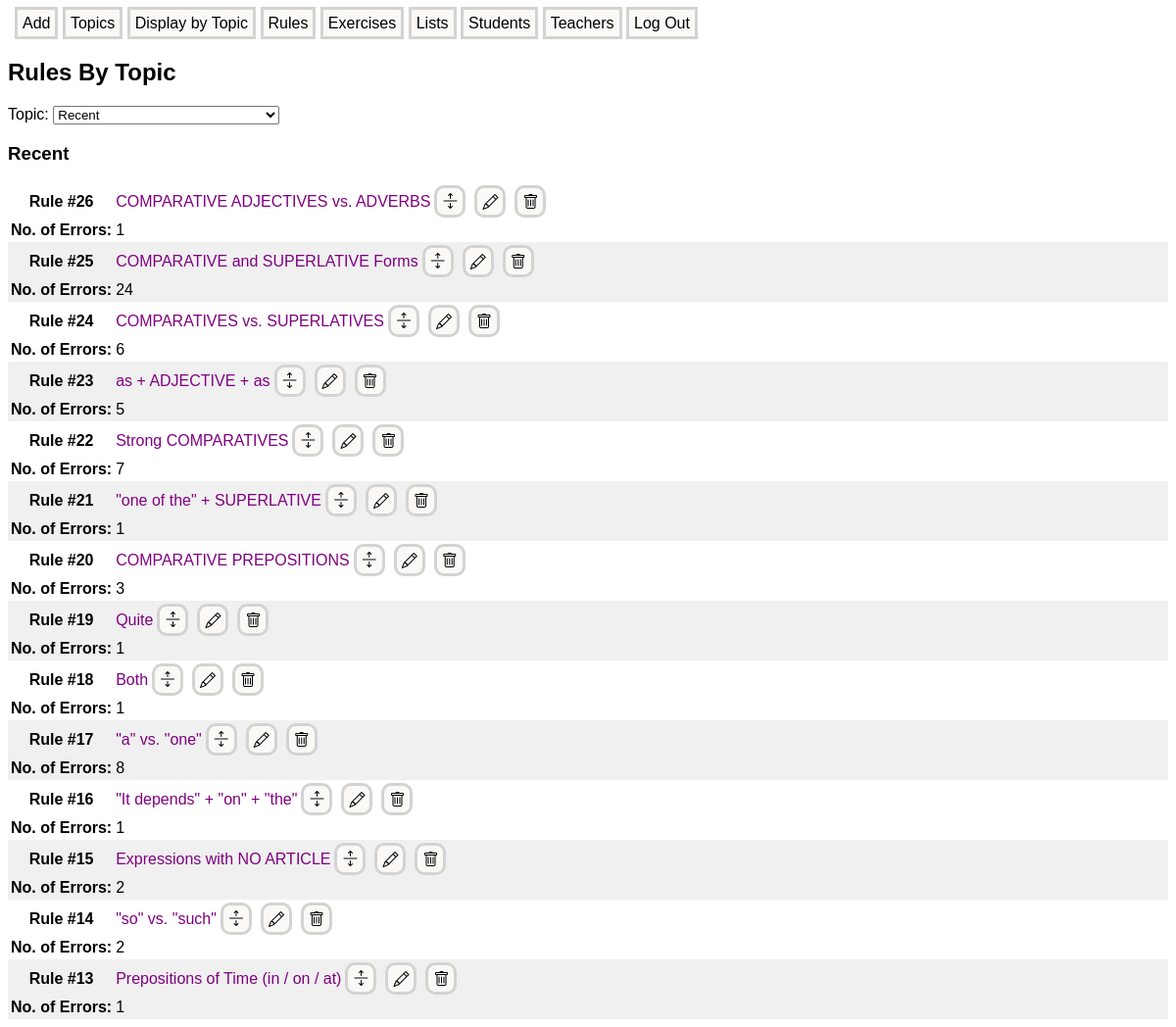
The app's page /rules with its own data.
### models.py (models this page shows)
class Rule(db.Model):
    id = db.Column(db.Integer, primary_key = True)
    rule_name = db.Column(db.String(200), index = True, unique = True, nullable = False)
    rule_text = db.Column(db.Text, index = False, unique = True)
    examples = db.relationship('Example', backref = 'rule', lazy = 'joined', cascade = 'all, delete-orphan')
    rule_topics = db.relationship('RuleTopic', backref = 'rule', lazy = 'joined', cascade = 'all, delete-orphan')
    rule_errors = db.relationship('ErrorRule', backref = 'rule', lazy = 'joined', cascade = 'all, delete-orphan')
    entered = db.Column(db.DateTime, default = datetime.now(timezone.utc))
    last_edited = db.Column(db.DateTime, default = datetime.now(timezone.utc))
    comments = db.relationship('Comment', backref = 'rule', lazy = 'joined', cascade = 'all, delete-orphan')

### app.py (the view)
@app.route('/rules', methods=['GET', 'POST'])
def rules():
    all_topics = Topic.query.order_by(Topic.topic_name).all()
    topic_select_options = [('', 'Recent')] + [(topic.id, topic.topic_name) for topic in all_topics]
    select_topic_form = SelectTopicForm(csrf_enabled=False)
    select_topic_form.selected_topic.choices = topic_select_options
    topic = None
    rules = db.session.query(Rule).outerjoin(RuleTopic).order_by(desc(Rule.id)).limit(20).all()
    if request.method == 'POST' and select_topic_form.validate_on_submit():
        topic_id = select_topic_form.selected_topic.data
        topic = Topic.query.get(topic_id)
        if topic:
            rules = db.session.query(Rule).outerjoin(RuleTopic).filter(RuleTopic.topic_id==topic.id).order_by(desc(Rule.id)).all()
    return render_template('rules.html', rules=rules, topic=topic, select_topic_form=select_topic_form)

### forms.py
class SelectTopicForm(FlaskForm):
    selected_topic = SelectField('Topic:', choices = [])
    submit = SubmitField('Submit')

### templates/rules.html (shortened to what this page needs)
{% extends "base.html" %}
{% block content %}
<h2>Rules By Topic</h2>
<form method="POST" action="{{ url_for('rules') }}" id="selectTopicForm">
    {{ select_topic_form.selected_topic.label }}
    {{ select_topic_form.selected_topic(onchange="submitForm()") }}
</form>
{% if topic.topic_name %}
    <h3>{{ topic.topic_name }}</h3>
    {% else %}
    <h3>Recent</h3>
{% endif %}
{% for rule in rules %}
<div class="entry-container">
    <table>
        <tr>
            <th>Rule #{{ rule.id }}</th>
            <td class="rule-name">
                <a class="rule-link" href="{{ url_for('rule', rule_id=rule.id) }}" target="_blank">
                    {{ rule.rule_name }}
                </a>
            </td>
            <td>
                <button class="manage-link expand-icon" onclick="showForm('{{ rule.id }}')" title="Expand"></button>
            </td>
            <td>
                <a class="manage-link edit-icon" href="{{ url_for('edit_rule', rule_id=rule.id) }}" target="_blank" title="Edit"></a>
            </td>
            <td>
                <a class="manage-link trash-icon" href="{{ url_for('delete_rule', rule_id=rule.id) }}"
                        onclick="return confirmRuleDelete();" title="Delete"></a>
            </td>
        </tr>
        <tr>
            <th>No. of Errors:</th>
            <td>{{ rule.rule_errors | length }}</td>
    </table>
</div>
{% endfor %}
{% endblock %}

### static/styles.css (style rules this page uses)
body { font-family: sans-serif; }
.manage-link { font-size: 16px; text-decoration: none; color: black; background-color: #FAF9F6; border: solid lightgray; border-radius: 10px; padding: 5px; margin-right: 5px; }
.entry-container { width: 100%; min-width: 880px; }
.entry-container:nth-child(even) { background-color: #F0F0F0; }
.entry-container:nth-child(odd) { background-color: white; }
.rule-link { text-decoration: none; color: purple; }
.edit-icon::before { font-family: "bootstrap-icons"; content: "\f4cb"; display: inline-block; vertical-align: middle; text-align: center; }
.trash-icon::before { font-family: "bootstrap-icons"; content: "\f5de"; display: inline-block; vertical-align: middle; }
.expand-icon::before { font-family: "bootstrap-icons"; content: "\f14c"; display: inline-block; vertical-align: middle; }
.rule-name { color: purple; }

### records on screen
Rule: id "26", rule_name "COMPARATIVE ADJECTIVES vs. ADVERBS", rule_errors|length "1"
Rule: id "25", rule_name "COMPARATIVE and SUPERLATIVE Forms", rule_errors|length "24"
Rule: id "24", rule_name "COMPARATIVES vs. SUPERLATIVES", rule_errors|length "6"
Rule: id "23", rule_name "as + ADJECTIVE + as", rule_errors|length "5"
Rule: id "22", rule_name "Strong COMPARATIVES", rule_errors|length "7"
Rule: id "21", rule_name "\"one of the\" + SUPERLATIVE", rule_errors|length "1"
Rule: id "20", rule_name "COMPARATIVE PREPOSITIONS", rule_errors|length "3"
Rule: id "19", rule_name "Quite", rule_errors|length "1"
Rule: id "18", rule_name "Both", rule_errors|length "1"
Rule: id "17", rule_name "\"a\" vs. \"one\"", rule_errors|length "8"
Rule: id "16", rule_name "\"It depends\" + \"on\" + \"the\"", rule_errors|length "1"
Rule: id "15", rule_name "Expressions with NO ARTICLE", rule_errors|length "2"
Rule: id "14", rule_name "\"so\" vs. \"such\"", rule_errors|length "2"
Rule: id "13", rule_name "Prepositions of Time (in / on / at)", rule_errors|length "1"

### other values on screen
{{ select_topic_form.selected_topic.label }} "Topic:"
